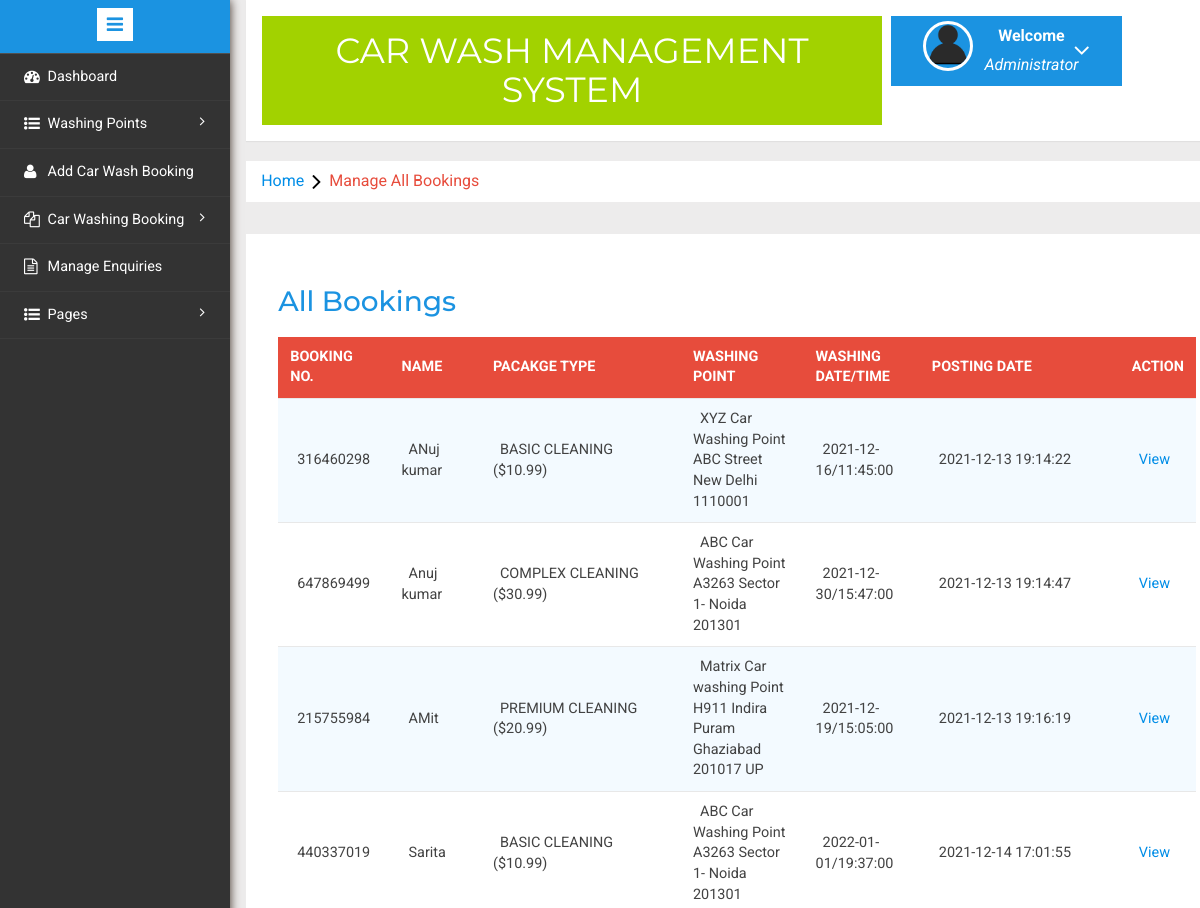
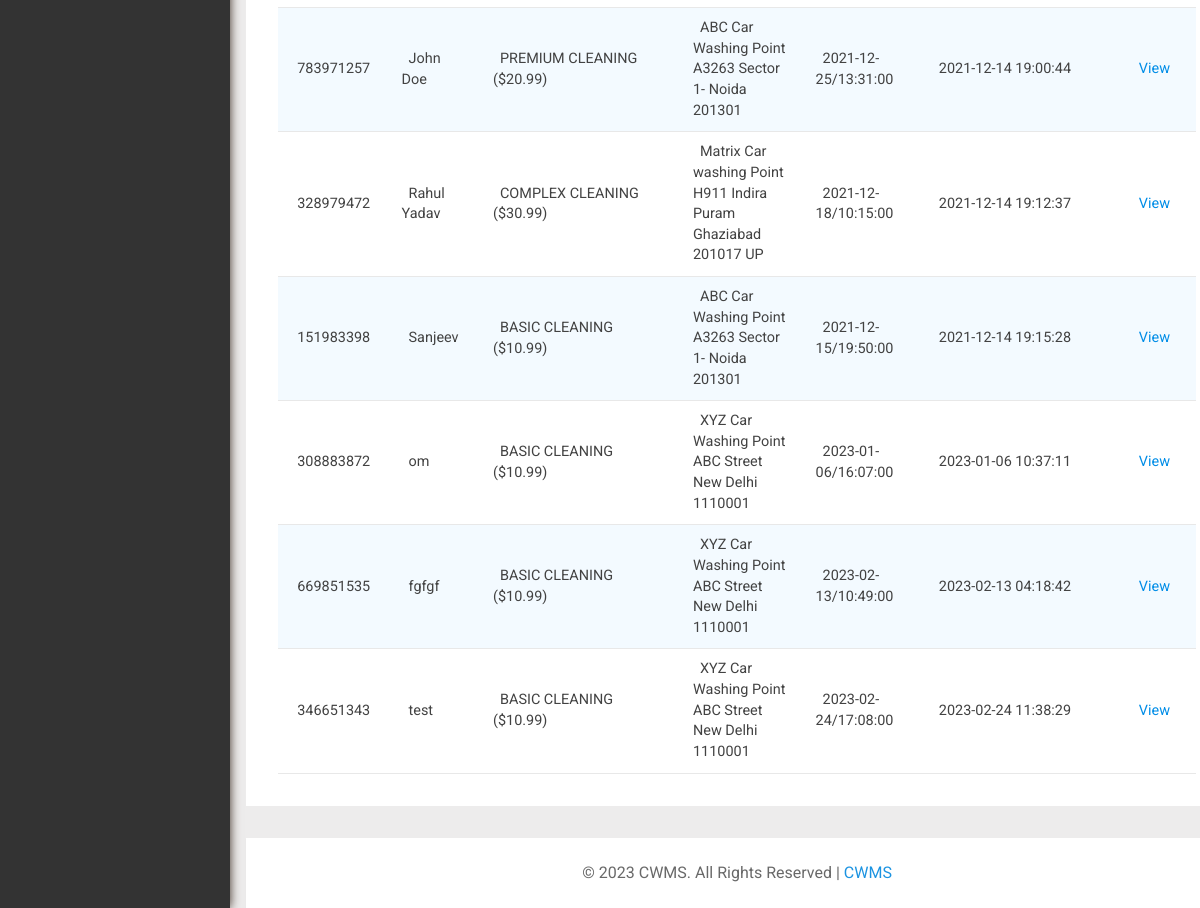
The app's page /admin/all-bookings.php (signed in) with its own data (2 pictures, top to bottom).
### tables this page shows
CREATE TABLE `carwashbooking` (
  `id` int(11) NOT NULL,
  `bookingId` bigint(10) DEFAULT NULL,
  `packageType` varchar(120) DEFAULT NULL,
  `carWashPoint` int(11) DEFAULT NULL,
  `fullName` varchar(150) DEFAULT NULL,
  `mobileNumber` bigint(12) DEFAULT NULL,
  `washDate` date DEFAULT NULL,
  `washTime` time DEFAULT NULL,
  `message` mediumtext DEFAULT NULL,
  `status` varchar(120) DEFAULT NULL,
  `adminRemark` mediumtext DEFAULT NULL,
  `paymentMode` varchar(120) DEFAULT NULL,
  `txnNumber` varchar(120) DEFAULT NULL,
  `postingDate` timestamp NULL DEFAULT current_timestamp(),
  `lastUpdationDate` timestamp NULL DEFAULT NULL ON UPDATE current_timestamp()
);

CREATE TABLE `washingpoints` (
  `id` int(11) NOT NULL,
  `washingPointName` varchar(255) DEFAULT NULL,
  `washingPointAddress` varchar(255) DEFAULT NULL,
  `contactNumber` bigint(20) DEFAULT NULL,
  `creationDate` timestamp NOT NULL DEFAULT current_timestamp()
);

### admin/all-bookings.php (the view, shortened to what this page needs)
<?php
include('includes/config.php');
if(strlen($_SESSION['alogin'])==0)
	{
header('location:index.php');
}
else{
	?>
<!DOCTYPE HTML>
<html>
<head>
<link href="css/bootstrap.min.css" rel='stylesheet' type='text/css' />
<link href="css/style.css" rel='stylesheet' type='text/css' />
<link rel="stylesheet" href="css/morris.css" type="text/css"/>
<link href="css/font-awesome.css" rel="stylesheet">
<link rel="stylesheet" type="text/css" href="css/table-style.css" />
<link rel="stylesheet" type="text/css" href="css/basictable.css" />
<link rel="stylesheet" href="css/icon-font.min.css" type='text/css' />
</head>
<body>
   <div class="page-container">
<div class="left-content">
	   <div class="mother-grid-inner">
				<?php include('includes/header.php');?>
				</div>
<ol class="breadcrumb">
                <li class="breadcrumb-item"><a href="dashboard.php">Home</a><i class="fa fa-angle-right"></i>Manage All Bookings</li>
            </ol>
<div class="agile-grids">
				<div class="agile-tables">
					<div class="w3l-table-info">
					  <h2>All Bookings</h2>
					    <table id="table">
						<thead>
						  <tr>
						  <th>Booking No.</th>
							<th>Name</th>
							<th width="200">Pacakge Type</th>
							<th>Washing Point </th>
							<th>Washing Date/Time </th>
							<th width="200">Posting date </th>
							<th>Action </th>
						  </tr>
						</thead>
						<tbody>
<?php $sql = "SELECT *,carwashbooking.id as bid from carwashbooking
join washingpoints on washingpoints.id=carwashbooking.carWashPoint";
$query = $dbh -> prepare($sql);
$query->execute();
$results=$query->fetchAll(PDO::FETCH_OBJ);
if($query->rowCount() > 0)
{
foreach($results as $result)
{				?>
						  <tr>
							<td><?php echo htmlentities($result->bookingId);?></td>
							<td><?php echo htmlentities($result->fullName);?></td>
								<td width="50">
								<?php $ptype=$result->packageType;
if($ptype==1): echo "BASIC CLEANING ($10.99)";endif;
if($ptype==2): echo "PREMIUM CLEANING ($20.99)";endif;
if($ptype==3): echo "COMPLEX CLEANING ($30.99)";endif;
							?></td>
							<td><?php echo htmlentities($result->washingPointName	);?><br />
								<?php echo htmlentities($result->washingPointAddress);?></td>
							<td><?php echo htmlentities($result->washDate."/".$result->washTime);?></td>
								<td><?php echo htmlentities($result->postingDate);?></td>
<td><a href="booking-details.php?bid=<?php echo htmlentities($result->bid);?>&&bookingid=<?php echo htmlentities($result->bookingId);?>">View</a>
</td>
<?php } ?>
</tr>
						 <?php } else { ?>
						 	<tr>
						 		<td colspan="6" style="color:red;">No Record found</td>
						 	</tr>
						 <?php } ?>
						</tbody>
					  </table>
					</div>
			</div>
<?php include('includes/footer.php');?>
</div>
</div>
						<?php include('includes/sidebarmenu.php');?>
							</div>
</body>
</html>
<?php } ?>

### admin/css/table-style.css (style rules this page uses)
table { background: white; border-collapse: collapse; margin: 1.25em 0 0; width: 100%; }
table tr, table th, table td { border: none; border-bottom: 1px solid #e8e8e8; font-size: .95em; }
table th, table td { padding: 10px 12px; text-align: left; }
table th { background: #e74c3c; color: #fff; text-transform: uppercase; }
table tr td { background: #f3faff; color: #424242; }
table tr:nth-of-type(2n+2) td { background: #ffffff; }
table { width: 100%; }

### records on screen
carwashbooking: bookingId "316460298", fullName "ANuj kumar", packageType "BASIC CLEANING ($10.99)", carWashPoint.washingPointName "XYZ Car Washing Point", carWashPoint.washingPointAddress "ABC Street New Delhi 1110001", washDate+washTime "2021-12-16/11:45:00", postingDate "2021-12-13 19:14:22"
carwashbooking: bookingId "647869499", fullName "Anuj kumar", packageType "COMPLEX CLEANING ($30.99)", carWashPoint.washingPointName "ABC Car Washing Point", carWashPoint.washingPointAddress "A3263 Sector 1- Noida 201301", washDate+washTime "2021-12-30/15:47:00", postingDate "2021-12-13 19:14:47"
carwashbooking: bookingId "215755984", fullName "AMit", packageType "PREMIUM CLEANING ($20.99)", carWashPoint.washingPointName "Matrix Car washing Point", carWashPoint.washingPointAddress "H911 Indira Puram Ghaziabad 201017 UP", washDate+washTime "2021-12-19/15:05:00", postingDate "2021-12-13 19:16:19"
carwashbooking: bookingId "440337019", fullName "Sarita", packageType "BASIC CLEANING ($10.99)", carWashPoint.washingPointName "ABC Car Washing Point", carWashPoint.washingPointAddress "A3263 Sector 1- Noida 201301", washDate+washTime "2022-01-01/19:37:00", postingDate "2021-12-14 17:01:55"
carwashbooking: bookingId "783971257", fullName "John Doe", packageType "PREMIUM CLEANING ($20.99)", carWashPoint.washingPointName "ABC Car Washing Point", carWashPoint.washingPointAddress "A3263 Sector 1- Noida 201301", washDate+washTime "2021-12-25/13:31:00", postingDate "2021-12-14 19:00:44"
carwashbooking: bookingId "328979472", fullName "Rahul Yadav", packageType "COMPLEX CLEANING ($30.99)", carWashPoint.washingPointName "Matrix Car washing Point", carWashPoint.washingPointAddress "H911 Indira Puram Ghaziabad 201017 UP", washDate+washTime "2021-12-18/10:15:00", postingDate "2021-12-14 19:12:37"
carwashbooking: bookingId "151983398", fullName "Sanjeev", packageType "BASIC CLEANING ($10.99)", carWashPoint.washingPointName "ABC Car Washing Point", carWashPoint.washingPointAddress "A3263 Sector 1- Noida 201301", washDate+washTime "2021-12-15/19:50:00", postingDate "2021-12-14 19:15:28"
carwashbooking: bookingId "308883872", fullName "om", packageType "BASIC CLEANING ($10.99)", carWashPoint.washingPointName "XYZ Car Washing Point", carWashPoint.washingPointAddress "ABC Street New Delhi 1110001", washDate+washTime "2023-01-06/16:07:00", postingDate "2023-01-06 10:37:11"
carwashbooking: bookingId "669851535", fullName "fgfgf", packageType "BASIC CLEANING ($10.99)", carWashPoint.washingPointName "XYZ Car Washing Point", carWashPoint.washingPointAddress "ABC Street New Delhi 1110001", washDate+washTime "2023-02-13/10:49:00", postingDate "2023-02-13 04:18:42"
carwashbooking: bookingId "346651343", fullName "test", packageType "BASIC CLEANING ($10.99)", carWashPoint.washingPointName "XYZ Car Washing Point", carWashPoint.washingPointAddress "ABC Street New Delhi 1110001", washDate+washTime "2023-02-24/17:08:00", postingDate "2023-02-24 11:38:29"
